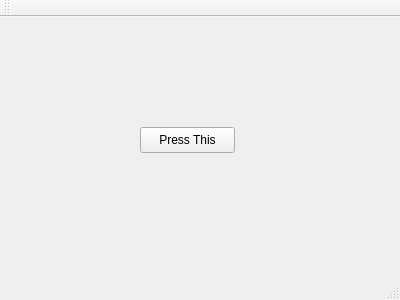
<?xml version="1.0" encoding="UTF-8"?>
<ui version="4.0">
 <class>MainWindow</class>
 <widget class="QMainWindow" name="MainWindow">
  <property name="geometry">
   <rect>
    <x>0</x>
    <y>0</y>
    <width>400</width>
    <height>300</height>
   </rect>
  </property>
  <property name="windowTitle">
   <string>MainWindow</string>
  </property>
  <widget class="QWidget" name="centralWidget">
   <widget class="QPushButton" name="pushButton">
    <property name="geometry">
     <rect>
      <x>140</x>
      <y>110</y>
      <width>95</width>
      <height>26</height>
     </rect>
    </property>
    <property name="text">
     <string>Press This</string>
    </property>
   </widget>
  </widget>
  <widget class="QMenuBar" name="menuBar">
   <property name="geometry">
    <rect>
     <x>0</x>
     <y>0</y>
     <width>400</width>
     <height>23</height>
    </rect>
   </property>
  </widget>
  <widget class="QToolBar" name="mainToolBar">
   <attribute name="toolBarArea">
    <enum>TopToolBarArea</enum>
   </attribute>
   <attribute name="toolBarBreak">
    <bool>false</bool>
   </attribute>
  </widget>
  <widget class="QStatusBar" name="statusBar"/>
 </widget>
 <layoutdefault spacing="6" margin="11"/>
 <resources/>
 <connections/>
</ui>
